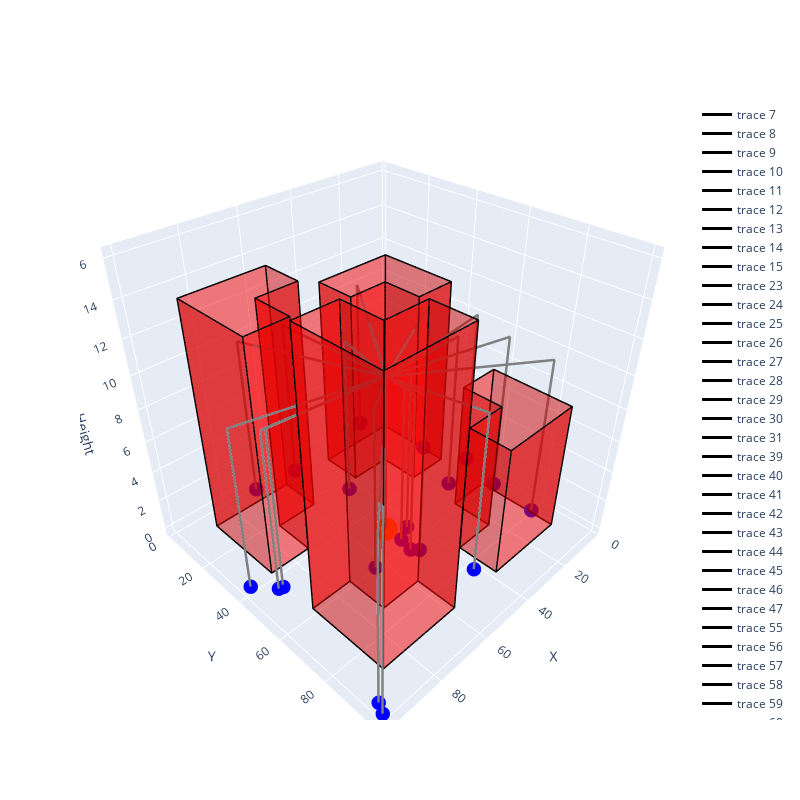

Here is the notebook cell this chart was saved with:
### Code cell
# ploting th route

initial_plot(delivary_locations=delivary_loc, obstacles=obstacles, dp=route_1_dp, route = route_1_path)

### Figure 1 — Plotly figure (JSON) as saved in the notebook; plotly's stock layout.template omitted (floating-point values rounded to 4 significant figures)
{"data": [{"color": "red", "i": [0, 0], "j": [1, 2], "k": [2, 3], "opacity": 0.5, "type": "mesh3d", "x": [10, 40, 40, 10], "y": [10, 10, 10, 10], "z": [0, 0, 12, 12]}, {"color": "red", "i": [0, 0], "j": [1, 2], "k": [2, 3], "opacity": 0.5, "type": "mesh3d", "x": [40, 40, 40, 40], "y": [10, 25, 25, 10], "z": [0, 0, 12, 12]}, {"color": "red", "i": [0, 0], "j": [1, 2], "k": [2, 3], "opacity": 0.5, "type": "mesh3d", "x": [40, 25, 25, 40], "y": [25, 25, 25, 25], "z": [0, 0, 12, 12]}, {"color": "red", "i": [0, 0], "j": [1, 2], "k": [2, 3], "opacity": 0.5, "type": "mesh3d", "x": [25, 25, 25, 25], "y": [25, 40, 40, 25], "z": [0, 0, 12, 12]}, {"color": "red", "i": [0, 0], "j": [1, 2], "k": [2, 3], "opacity": 0.5, "type": "mesh3d", "x": [25, 10, 10, 25], "y": [40, 40, 40, 40], "z": [0, 0, 12, 12]}, {"color": "red", "i": [0, 0], "j": [1, 2], "k": [2, 3], "opacity": 0.5, "type": "mesh3d", "x": [10, 10, 10, 10], "y": [40, 10, 10, 40], "z": [0, 0, 12, 12]}, {"color": "red", "i": [0, 0], "j": [1, 2], "k": [2, 3], "opacity": 0.5, "type": "mesh3d", "x": [10, 10, 10, 10], "y": [10, 10, 10, 10], "z": [0, 0, 12, 12]}, {"line": {"color": "black", "width": 3}, "mode": "lines", "type": "scatter3d", "x": [10, 40, 40, 25, 25, 10, 10, 10], "y": [10, 10, 25, 25, 40, 40, 10, 10], "z": [12, 12, 12, 12, 12, 12, 12, 12]}, {"line": {"color": "black", "width": 3}, "mode": "lines", "type": "scatter3d", "x": [10, 40, 40, 25, 25, 10, 10, 10], "y": [10, 10, 25, 25, 40, 40, 10, 10], "z": [0, 0, 0, 0, 0, 0, 0, 0]}, {"line": {"color": "black", "width": 3}, "mode": "lines", "type": "scatter3d", "x": [10, 10, 40, 40, 10], "y": [10, 10, 10, 10, 10], "z": [0, 12, 12, 0, 0]}, {"line": {"color": "black", "width": 3}, "mode": "lines", "type": "scatter3d", "x": [40, 40, 40, 40, 40], "y": [10, 10, 25, 25, 10], "z": [0, 12, 12, 0, 0]}, {"line": {"color": "black", "width": 3}, "mode": "lines", "type": "scatter3d", "x": [40, 40, 25, 25, 40], "y": [25, 25, 25, 25, 25], "z": [0, 12, 12, 0, 0]}, {"line": {"color": "black", "width": 3}, "mode": "lines", "type": "scatter3d", "x": [25, 25, 25, 25, 25], "y": [25, 25, 40, 40, 25], "z": [0, 12, 12, 0, 0]}, {"line": {"color": "black", "width": 3}, "mode": "lines", "type": "scatter3d", "x": [25, 25, 10, 10, 25], "y": [40, 40, 40, 40, 40], "z": [0, 12, 12, 0, 0]}, {"line": {"color": "black", "width": 3}, "mode": "lines", "type": "scatter3d", "x": [10, 10, 10, 10, 10], "y": [40, 40, 10, 10, 40], "z": [0, 12, 12, 0, 0]}, {"line": {"color": "black", "width": 3}, "mode": "lines", "type": "scatter3d", "x": [10, 10, 10, 10, 10], "y": [10, 10, 10, 10, 10], "z": [0, 12, 12, 0, 0]}, {"color": "red", "i": [0, 0], "j": [1, 2], "k": [2, 3], "opacity": 0.5, "type": "mesh3d", "x": [60, 90, 90, 60], "y": [10, 10, 10, 10], "z": [0, 0, 14, 14]}, {"color": "red", "i": [0, 0], "j": [1, 2], "k": [2, 3], "opacity": 0.5, "type": "mesh3d", "x": [90, 90, 90, 90], "y": [10, 40, 40, 10], "z": [0, 0, 14, 14]}, {"color": "red", "i": [0, 0], "j": [1, 2], "k": [2, 3], "opacity": 0.5, "type": "mesh3d", "x": [90, 75, 75, 90], "y": [40, 40, 40, 40], "z": [0, 0, 14, 14]}, {"color": "red", "i": [0, 0], "j": [1, 2], "k": [2, 3], "opacity": 0.5, "type": "mesh3d", "x": [75, 75, 75, 75], "y": [40, 25, 25, 40], "z": [0, 0, 14, 14]}, {"color": "red", "i": [0, 0], "j": [1, 2], "k": [2, 3], "opacity": 0.5, "type": "mesh3d", "x": [75, 60, 60, 75], "y": [25, 25, 25, 25], "z": [0, 0, 14, 14]}, {"color": "red", "i": [0, 0], "j": [1, 2], "k": [2, 3], "opacity": 0.5, "type": "mesh3d", "x": [60, 60, 60, 60], "y": [25, 10, 10, 25], "z": [0, 0, 14, 14]}, {"color": "red", "i": [0, 0], "j": [1, 2], "k": [2, 3], "opacity": 0.5, "type": "mesh3d", "x": [60, 60, 60, 60], "y": [10, 10, 10, 10], "z": [0, 0, 14, 14]}, {"line": {"color": "black", "width": 3}, "mode": "lines", "type": "scatter3d", "x": [60, 90, 90, 75, 75, 60, 60, 60], "y": [10, 10, 40, 40, 25, 25, 10, 10], "z": [14, 14, 14, 14, 14, 14, 14, 14]}, {"line": {"color": "black", "width": 3}, "mode": "lines", "type": "scatter3d", "x": [60, 90, 90, 75, 75, 60, 60, 60], "y": [10, 10, 40, 40, 25, 25, 10, 10], "z": [0, 0, 0, 0, 0, 0, 0, 0]}, {"line": {"color": "black", "width": 3}, "mode": "lines", "type": "scatter3d", "x": [60, 60, 90, 90, 60], "y": [10, 10, 10, 10, 10], "z": [0, 14, 14, 0, 0]}, {"line": {"color": "black", "width": 3}, "mode": "lines", "type": "scatter3d", "x": [90, 90, 90, 90, 90], "y": [10, 10, 40, 40, 10], "z": [0, 14, 14, 0, 0]}, {"line": {"color": "black", "width": 3}, "mode": "lines", "type": "scatter3d", "x": [90, 90, 75, 75, 90], "y": [40, 40, 40, 40, 40], "z": [0, 14, 14, 0, 0]}, {"line": {"color": "black", "width": 3}, "mode": "lines", "type": "scatter3d", "x": [75, 75, 75, 75, 75], "y": [40, 40, 25, 25, 40], "z": [0, 14, 14, 0, 0]}, {"line": {"color": "black", "width": 3}, "mode": "lines", "type": "scatter3d", "x": [75, 75, 60, 60, 75], "y": [25, 25, 25, 25, 25], "z": [0, 14, 14, 0, 0]}, {"line": {"color": "black", "width": 3}, "mode": "lines", "type": "scatter3d", "x": [60, 60, 60, 60, 60], "y": [25, 25, 10, 10, 25], "z": [0, 14, 14, 0, 0]}, {"line": {"color": "black", "width": 3}, "mode": "lines", "type": "scatter3d", "x": [60, 60, 60, 60, 60], "y": [10, 10, 10, 10, 10], "z": [0, 14, 14, 0, 0]}, {"color": "red", "i": [0, 0], "j": [1, 2], "k": [2, 3], "opacity": 0.5, "type": "mesh3d", "x": [10, 25, 25, 10], "y": [60, 60, 60, 60], "z": [0, 0, 8, 8]}, {"color": "red", "i": [0, 0], "j": [1, 2], "k": [2, 3], "opacity": 0.5, "type": "mesh3d", "x": [25, 25, 25, 25], "y": [60, 75, 75, 60], "z": [0, 0, 8, 8]}, {"color": "red", "i": [0, 0], "j": [1, 2], "k": [2, 3], "opacity": 0.5, "type": "mesh3d", "x": [25, 40, 40, 25], "y": [75, 75, 75, 75], "z": [0, 0, 8, 8]}, {"color": "red", "i": [0, 0], "j": [1, 2], "k": [2, 3], "opacity": 0.5, "type": "mesh3d", "x": [40, 40, 40, 40], "y": [75, 90, 90, 75], "z": [0, 0, 8, 8]}, {"color": "red", "i": [0, 0], "j": [1, 2], "k": [2, 3], "opacity": 0.5, "type": "mesh3d", "x": [40, 10, 10, 40], "y": [90, 90, 90, 90], "z": [0, 0, 8, 8]}, {"color": "red", "i": [0, 0], "j": [1, 2], "k": [2, 3], "opacity": 0.5, "type": "mesh3d", "x": [10, 10, 10, 10], "y": [90, 60, 60, 90], "z": [0, 0, 8, 8]}, {"color": "red", "i": [0, 0], "j": [1, 2], "k": [2, 3], "opacity": 0.5, "type": "mesh3d", "x": [10, 10, 10, 10], "y": [60, 60, 60, 60], "z": [0, 0, 8, 8]}, {"line": {"color": "black", "width": 3}, "mode": "lines", "type": "scatter3d", "x": [10, 25, 25, 40, 40, 10, 10, 10], "y": [60, 60, 75, 75, 90, 90, 60, 60], "z": [8, 8, 8, 8, 8, 8, 8, 8]}, {"line": {"color": "black", "width": 3}, "mode": "lines", "type": "scatter3d", "x": [10, 25, 25, 40, 40, 10, 10, 10], "y": [60, 60, 75, 75, 90, 90, 60, 60], "z": [0, 0, 0, 0, 0, 0, 0, 0]}, {"line": {"color": "black", "width": 3}, "mode": "lines", "type": "scatter3d", "x": [10, 10, 25, 25, 10], "y": [60, 60, 60, 60, 60], "z": [0, 8, 8, 0, 0]}, {"line": {"color": "black", "width": 3}, "mode": "lines", "type": "scatter3d", "x": [25, 25, 25, 25, 25], "y": [60, 60, 75, 75, 60], "z": [0, 8, 8, 0, 0]}, {"line": {"color": "black", "width": 3}, "mode": "lines", "type": "scatter3d", "x": [25, 25, 40, 40, 25], "y": [75, 75, 75, 75, 75], "z": [0, 8, 8, 0, 0]}, {"line": {"color": "black", "width": 3}, "mode": "lines", "type": "scatter3d", "x": [40, 40, 40, 40, 40], "y": [75, 75, 90, 90, 75], "z": [0, 8, 8, 0, 0]}, {"line": {"color": "black", "width": 3}, "mode": "lines", "type": "scatter3d", "x": [40, 40, 10, 10, 40], "y": [90, 90, 90, 90, 90], "z": [0, 8, 8, 0, 0]}, {"line": {"color": "black", "width": 3}, "mode": "lines", "type": "scatter3d", "x": [10, 10, 10, 10, 10], "y": [90, 90, 60, 60, 90], "z": [0, 8, 8, 0, 0]}, {"line": {"color": "black", "width": 3}, "mode": "lines", "type": "scatter3d", "x": [10, 10, 10, 10, 10], "y": [60, 60, 60, 60, 60], "z": [0, 8, 8, 0, 0]}, {"color": "red", "i": [0, 0], "j": [1, 2], "k": [2, 3], "opacity": 0.5, "type": "mesh3d", "x": [60, 90, 90, 60], "y": [90, 90, 90, 90], "z": [0, 0, 16, 16]}, {"color": "red", "i": [0, 0], "j": [1, 2], "k": [2, 3], "opacity": 0.5, "type": "mesh3d", "x": [90, 90, 90, 90], "y": [90, 60, 60, 90], "z": [0, 0, 16, 16]}, {"color": "red", "i": [0, 0], "j": [1, 2], "k": [2, 3], "opacity": 0.5, "type": "mesh3d", "x": [90, 75, 75, 90], "y": [60, 60, 60, 60], "z": [0, 0, 16, 16]}, {"color": "red", "i": [0, 0], "j": [1, 2], "k": [2, 3], "opacity": 0.5, "type": "mesh3d", "x": [75, 75, 75, 75], "y": [60, 75, 75, 60], "z": [0, 0, 16, 16]}, {"color": "red", "i": [0, 0], "j": [1, 2], "k": [2, 3], "opacity": 0.5, "type": "mesh3d", "x": [75, 60, 60, 75], "y": [75, 75, 75, 75], "z": [0, 0, 16, 16]}, {"color": "red", "i": [0, 0], "j": [1, 2], "k": [2, 3], "opacity": 0.5, "type": "mesh3d", "x": [60, 60, 60, 60], "y": [75, 90, 90, 75], "z": [0, 0, 16, 16]}, {"color": "red", "i": [0, 0], "j": [1, 2], "k": [2, 3], "opacity": 0.5, "type": "mesh3d", "x": [60, 60, 60, 60], "y": [90, 90, 90, 90], "z": [0, 0, 16, 16]}, {"line": {"color": "black", "width": 3}, "mode": "lines", "type": "scatter3d", "x": [60, 90, 90, 75, 75, 60, 60, 60], "y": [90, 90, 60, 60, 75, 75, 90, 90], "z": [16, 16, 16, 16, 16, 16, 16, 16]}, {"line": {"color": "black", "width": 3}, "mode": "lines", "type": "scatter3d", "x": [60, 90, 90, 75, 75, 60, 60, 60], "y": [90, 90, 60, 60, 75, 75, 90, 90], "z": [0, 0, 0, 0, 0, 0, 0, 0]}, {"line": {"color": "black", "width": 3}, "mode": "lines", "type": "scatter3d", "x": [60, 60, 90, 90, 60], "y": [90, 90, 90, 90, 90], "z": [0, 16, 16, 0, 0]}, {"line": {"color": "black", "width": 3}, "mode": "lines", "type": "scatter3d", "x": [90, 90, 90, 90, 90], "y": [90, 90, 60, 60, 90], "z": [0, 16, 16, 0, 0]}, {"line": {"color": "black", "width": 3}, "mode": "lines", "type": "scatter3d", "x": [90, 90, 75, 75, 90], "y": [60, 60, 60, 60, 60], "z": [0, 16, 16, 0, 0]}, {"line": {"color": "black", "width": 3}, "mode": "lines", "type": "scatter3d", "x": [75, 75, 75, 75, 75], "y": [60, 60, 75, 75, 60], "z": [0, 16, 16, 0, 0]}, {"line": {"color": "black", "width": 3}, "mode": "lines", "type": "scatter3d", "x": [75, 75, 60, 60, 75], "y": [75, 75, 75, 75, 75], "z": [0, 16, 16, 0, 0]}, {"line": {"color": "black", "width": 3}, "mode": "lines", "type": "scatter3d", "x": [60, 60, 60, 60, 60], "y": [75, 75, 90, 90, 75], "z": [0, 16, 16, 0, 0]}, {"line": {"color": "black", "width": 3}, "mode": "lines", "type": "scatter3d", "x": [60, 60, 60, 60, 60], "y": [90, 90, 90, 90, 90], "z": [0, 16, 16, 0, 0]}, {"marker": {"color": "blue", "size": 5}, "mode": "markers", "type": "scatter3d", "x": [45.24, 92.42, 50.78, 18.47, 9.412, 9.067, 69.34, 98.22, 65.39, 15.75, 52.84, 3.008, 44.05, 51.91, 49.98, 45.73, 99.77, 91.03, 98.04, 7.304], "y": [55.98, 46.57, 58.74, 51.19, 30.34, 80.96, 4.188, 96.48, 61.56, 1.5, 5.955, 46.39, 84.24, 64.03, 66.24, 27.82, 99.57, 47.0, 39.74, 62.95], "z": [0, 0, 0, 0, 0, 0, 0, 0, 0, 0, 0, 0, 0, 0, 0, 0, 0, 0, 0, 0]}, {"marker": {"color": "orange", "size": 8}, "mode": "markers", "type": "scatter3d", "x": [50.89], "y": [51.57], "z": [0]}, {"line": {"color": "gray", "width": 5}, "mode": "lines", "type": "scatter3d", "x": [50.89, 50.89, 45.24, 45.24, 45.24, 50.89, 50.89, 50.89, 92.42, 92.42, 92.42, 50.89, 50.89, 50.89, 50.78, 50.78, 50.78, 50.89, 50.89, 50.89, 18.47, 18.47, 18.47, 50.89, 50.89, 50.89, 9.412, 9.412, 9.412, 50.89, 50.89, 50.89, 9.067, 9.067, 9.067, 50.89, 50.89, 50.89, 69.34, 69.34, 69.34, 50.89, 50.89, 50.89, 98.22, 98.22, 98.22, 50.89, 50.89, 50.89, 65.39, 65.39, 65.39, 50.89, 50.89, 50.89, 15.75, 15.75, 15.75, 50.89, 50.89, 50.89, 52.84, 52.84, 52.84, 50.89, 50.89, 50.89, 3.008, 3.008, 3.008, 50.89, 50.89, 50.89, 44.05, 44.05, 44.05, 50.89, 50.89, 50.89, 51.91, 51.91, 51.91, 50.89, 50.89, 50.89, 49.98, 49.98, 49.98, 50.89, 50.89, 50.89, 45.73, 45.73, 45.73, 50.89, 50.89, 50.89, 99.77, 99.77, 99.77, 50.89, 50.89, 50.89, 91.03, 91.03, 91.03, 50.89, 50.89, 50.89, 98.04, 98.04, 98.04, 50.89, 50.89, 50.89, 7.304, 7.304, 7.304, 50.89, 50.89], "y": [51.57, 51.57, 55.98, 55.98, 55.98, 51.57, 51.57, 51.57, 46.57, 46.57, 46.57, 51.57, 51.57, 51.57, 58.74, 58.74, 58.74, 51.57, 51.57, 51.57, 51.19, 51.19, 51.19, 51.57, 51.57, 51.57, 30.34, 30.34, 30.34, 51.57, 51.57, 51.57, 80.96, 80.96, 80.96, 51.57, 51.57, 51.57, 4.188, 4.188, 4.188, 51.57, 51.57, 51.57, 96.48, 96.48, 96.48, 51.57, 51.57, 51.57, 61.56, 61.56, 61.56, 51.57, 51.57, 51.57, 1.5, 1.5, 1.5, 51.57, 51.57, 51.57, 5.955, 5.955, 5.955, 51.57, 51.57, 51.57, 46.39, 46.39, 46.39, 51.57, 51.57, 51.57, 84.24, 84.24, 84.24, 51.57, 51.57, 51.57, 64.03, 64.03, 64.03, 51.57, 51.57, 51.57, 66.24, 66.24, 66.24, 51.57, 51.57, 51.57, 27.82, 27.82, 27.82, 51.57, 51.57, 51.57, 99.57, 99.57, 99.57, 51.57, 51.57, 51.57, 47.0, 47.0, 47.0, 51.57, 51.57, 51.57, 39.74, 39.74, 39.74, 51.57, 51.57, 51.57, 62.95, 62.95, 62.95, 51.57, 51.57], "z": [0, 10, 10, 0, 10, 10, 0, 10, 10, 0, 10, 10, 0, 10, 10, 0, 10, 10, 0, 10, 10, 0, 10, 10, 0, 10, 10, 0, 10, 10, 0, 10, 10, 0, 10, 10, 0, 10, 10, 0, 10, 10, 0, 10, 10, 0, 10, 10, 0, 10, 10, 0, 10, 10, 0, 10, 10, 0, 10, 10, 0, 10, 10, 0, 10, 10, 0, 10, 10, 0, 10, 10, 0, 10, 10, 0, 10, 10, 0, 10, 10, 0, 10, 10, 0, 10, 10, 0, 10, 10, 0, 10, 10, 0, 10, 10, 0, 10, 10, 0, 10, 10, 0, 10, 10, 0, 10, 10, 0, 10, 10, 0, 10, 10, 0, 10, 10, 0, 10, 10, 0]}], "layout": {"height": 800, "scene": {"aspectmode": "cube", "xaxis": {"title": {"text": "X"}}, "yaxis": {"title": {"text": "Y"}}, "zaxis": {"title": {"text": "Height"}}}, "width": 800}}
